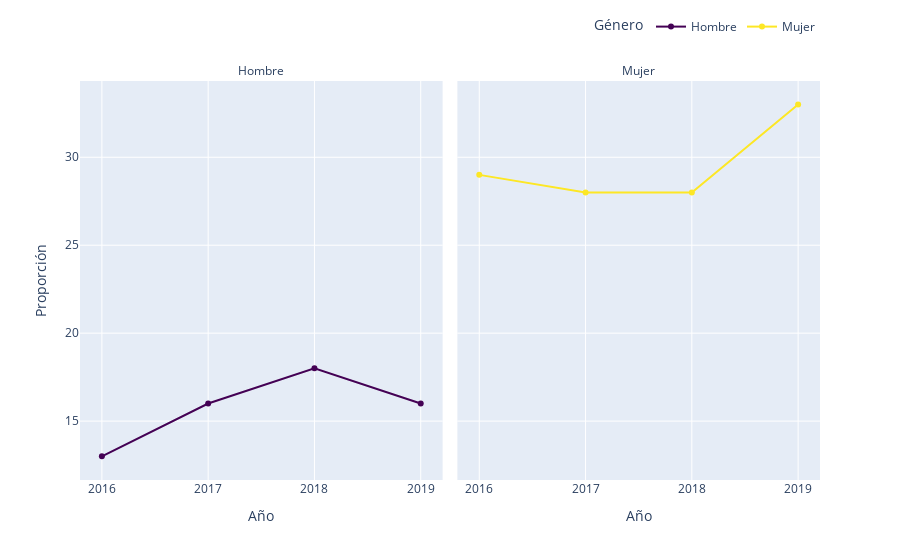

The notebook cell saved with this chart:
### Code cell
gf_sexo_ola=grafo_var('m0_sexo_fac','Género')
gf_sexo_ola

### Figure 1 — Plotly figure (JSON) as saved in the notebook; plotly's stock layout.template omitted (floating-point values rounded to 4 significant figures)
{"data": [{"hovertemplate": "Género=Hombre<br>Año=%{x}<br>Proporción=%{y}<extra></extra>", "legendgroup": "Hombre", "line": {"color": "#440154", "dash": "solid"}, "marker": {"symbol": "circle"}, "mode": "lines+markers", "name": "Hombre", "orientation": "v", "showlegend": true, "type": "scatter", "x": ["2016", "2017", "2018", "2019"], "xaxis": "x", "y": [13, 16, 18, 16], "yaxis": "y"}, {"hovertemplate": "Género=Mujer<br>Año=%{x}<br>Proporción=%{y}<extra></extra>", "legendgroup": "Mujer", "line": {"color": "#fde725", "dash": "solid"}, "marker": {"symbol": "circle"}, "mode": "lines+markers", "name": "Mujer", "orientation": "v", "showlegend": true, "type": "scatter", "x": ["2016", "2017", "2018", "2019"], "xaxis": "x2", "y": [29.0, 28.0, 28.0, 33], "yaxis": "y2"}], "layout": {"annotations": [{"font": {}, "showarrow": false, "text": "Hombre", "x": 0.245, "xanchor": "center", "xref": "paper", "y": 1, "yanchor": "bottom", "yref": "paper"}, {"font": {}, "showarrow": false, "text": "Mujer", "x": 0.755, "xanchor": "center", "xref": "paper", "y": 1, "yanchor": "bottom", "yref": "paper"}], "autosize": true, "legend": {"orientation": "h", "title": {"text": "Género"}, "tracegroupgap": 0, "x": 1, "xanchor": "right", "y": 1.1, "yanchor": "bottom"}, "margin": {"t": 60}, "xaxis": {"anchor": "y", "autorange": true, "domain": [0, 0.49], "range": [-0.2005, 3.201], "title": {"text": "Año"}, "type": "category"}, "xaxis2": {"anchor": "y2", "autorange": true, "domain": [0.51, 1], "matches": "x", "range": [-0.2005, 3.201], "title": {"text": "Año"}, "type": "category"}, "yaxis": {"anchor": "x", "autorange": true, "domain": [0, 1], "range": [11.45, 34.55], "title": {"text": "Proporción"}, "type": "linear"}, "yaxis2": {"anchor": "x2", "autorange": true, "domain": [0, 1], "matches": "y", "range": [11.45, 34.55], "showticklabels": false, "type": "linear"}}}
